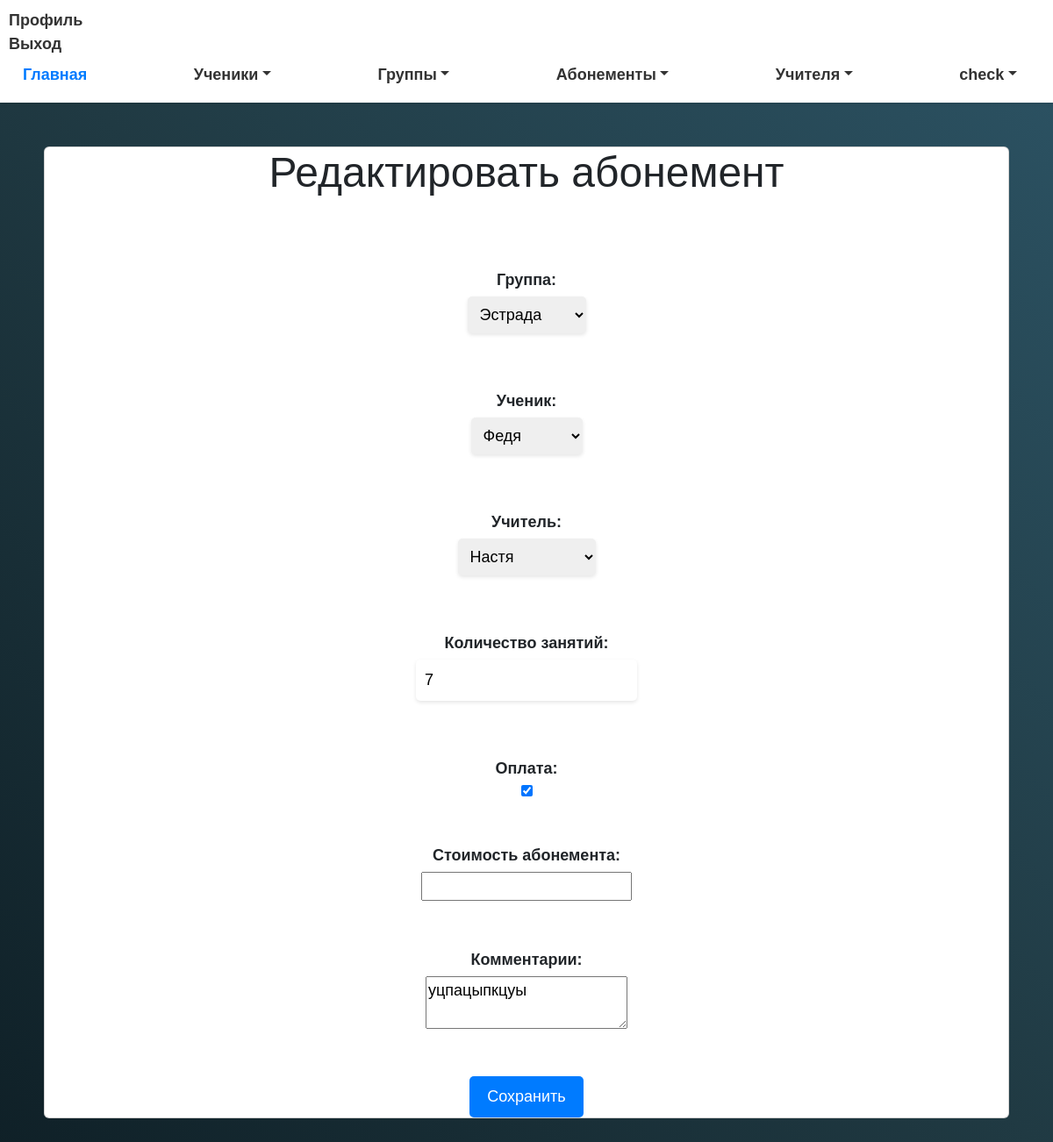
Before: /subscriptions/3/edit/ (signed in) with the older database file.
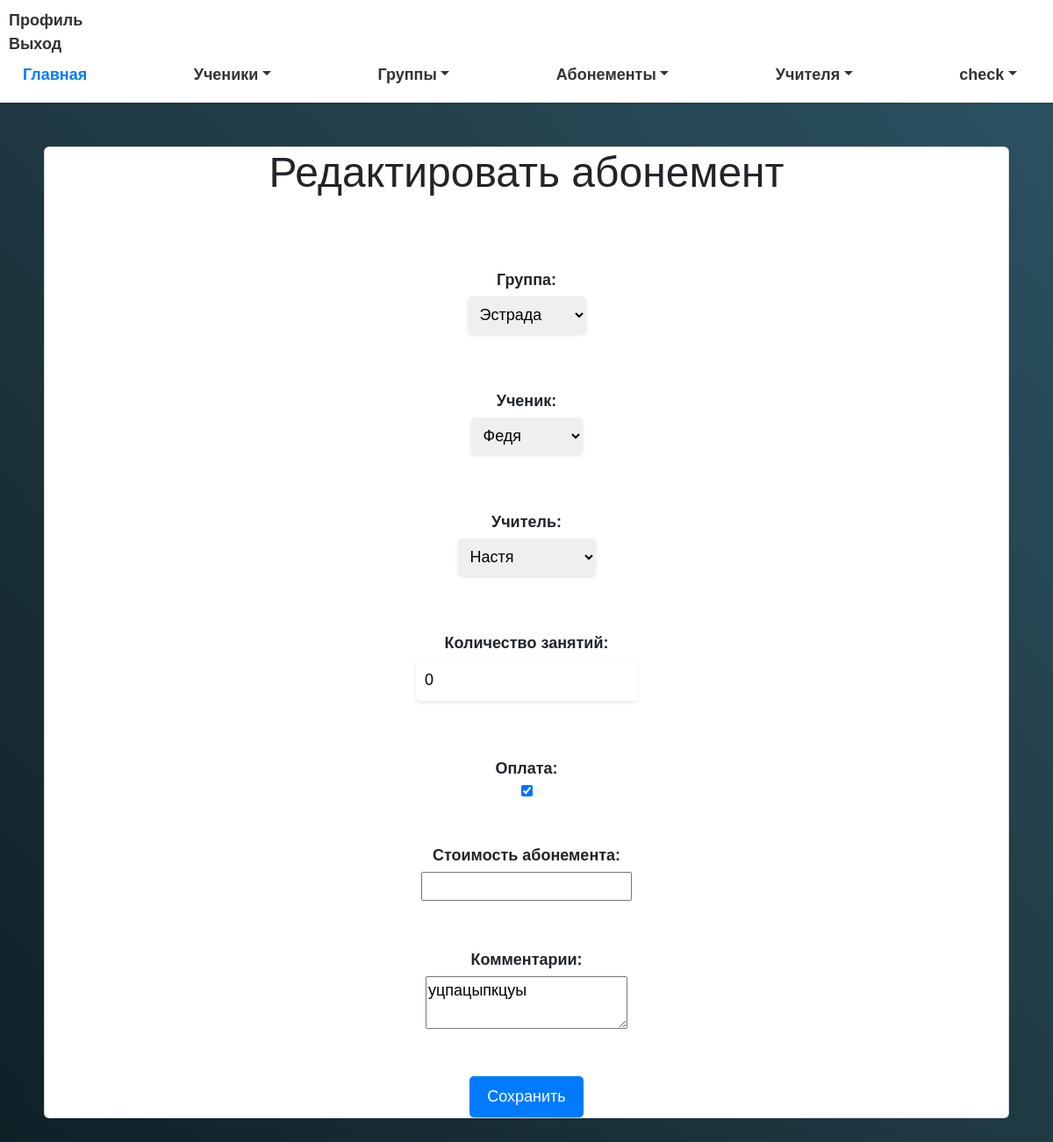
After: the same page with the newer database file.
### myapp/models.py (models this page shows, shortened)
class Subscription(models.Model):
    group = models.ForeignKey(Group, on_delete=models.CASCADE)
    client = models.ForeignKey(Client, on_delete=models.CASCADE)
    coach = models.ForeignKey(Coach, on_delete=models.CASCADE)
    lessons_count = models.IntegerField()
    attendance = models.BooleanField(default=False)
    price = models.DecimalField(max_digits=10, decimal_places=2)  # Добавляем поле для стоимости абонемента
    comment = models.TextField(blank=True, null=True)
    button_highlighted = models.BooleanField(default=False)
    date = models.DateTimeField(default=timezone.now)  # Добавляем поле для даты создания

class Group(models.Model):
    name = models.CharField(max_length=255)
    coach = models.ForeignKey('Coach', on_delete=models.CASCADE)
    description = models.TextField()
    students = models.ManyToManyField(Client, related_name='group_students')

class Client(models.Model):
    full_name = models.CharField(max_length=255)
    birth_date = models.DateField()
    phone_number = models.CharField(max_length=20)
    parent_name = models.CharField(max_length=255)
    address = models.CharField(max_length=255, default='Unknown Address')  # Add a default value here
    card_number = models.CharField(max_length=100, unique=True)
    group_obj = models.ForeignKey('Group', on_delete=models.CASCADE, null=True, blank=True)
    date_joined = models.DateField()

class Coach(models.Model):
    full_name = models.CharField(max_length=255)
    phone_number = models.CharField(max_length=20)
    students = models.ManyToManyField(Client, null=True, blank=True)
    groupqs = models.ManyToManyField(Group, related_name='coach_groupqs', null=True, blank=True)

### myapp/views.py (the view, shortened to what this page needs)
# urls.py: path('subscriptions/<int:subscription_id>/edit/', edit_subscription, name='edit_subscription'),
@login_required
def edit_subscription(request, subscription_id):
    subscription = Subscription.objects.get(id=subscription_id)
    groups = Group.objects.all()
    clients = Client.objects.all()
    coaches = Coach.objects.all()
    return render(request, 'edit_subscription.html', {
        'subscription': subscription,
        'groups': groups,
        'clients': clients,
        'coaches': coaches
    })

### myapp/templates/edit_subscription.html (shortened to what this page needs)
{% extends 'base.html' %}
{% block content %}
<div class="container">
    <div class="card">
        <h1>Редактировать абонемент</h1>
        <form method="POST">
            <label for="group">Группа:</label>
            <select id="group" name="group">
                {% for group in groups %}
                    <option value="{{ group.id }}" {% if group.id == subscription.group.id %} selected {% endif %}>{{ group.name }}</option>
                {% endfor %}
            </select><br><br>
            <label for="client">Ученик:</label>
            <select id="client" name="client">
                {% for client in clients %}
                    <option value="{{ client.id }}" {% if client.id == subscription.client.id %} selected {% endif %}>{{ client.full_name }}</option>
                {% endfor %}
            </select><br><br>
            <label for="coach">Учитель:</label>
            <select id="coach" name="coach">
                {% for coach in coaches %}
                    <option value="{{ coach.id }}" {% if coach.id == subscription.coach.id %} selected {% endif %}>{{ coach.full_name }}</option>
                {% endfor %}
            </select><br><br>
            <label for="lessons_count">Количество занятий:</label>
            <input type="text" id="lessons_count" name="lessons_count" value="{{ subscription.lessons_count }}"><br><br>
            <label for="attendance">Оплата:</label>
            <input type="checkbox" id="attendance" name="attendance" {% if subscription.attendance %} checked {% endif %}><br><br>
                    <label for="price">Стоимость абонемента:</label>
        <input type="number" id="price" name="price" required><br><br>
            <label for="comment">Комментарии:</label>
            <textarea id="comment" name="comment">{{ subscription.comment }}</textarea><br><br>
            <button type="submit">Сохранить</button>
</form>
    </div>
</div>
{% endblock %}

Changed rows visible on the page:
changed Subscription "уцпацыпкцуы": lessons_count "7" → "0"
